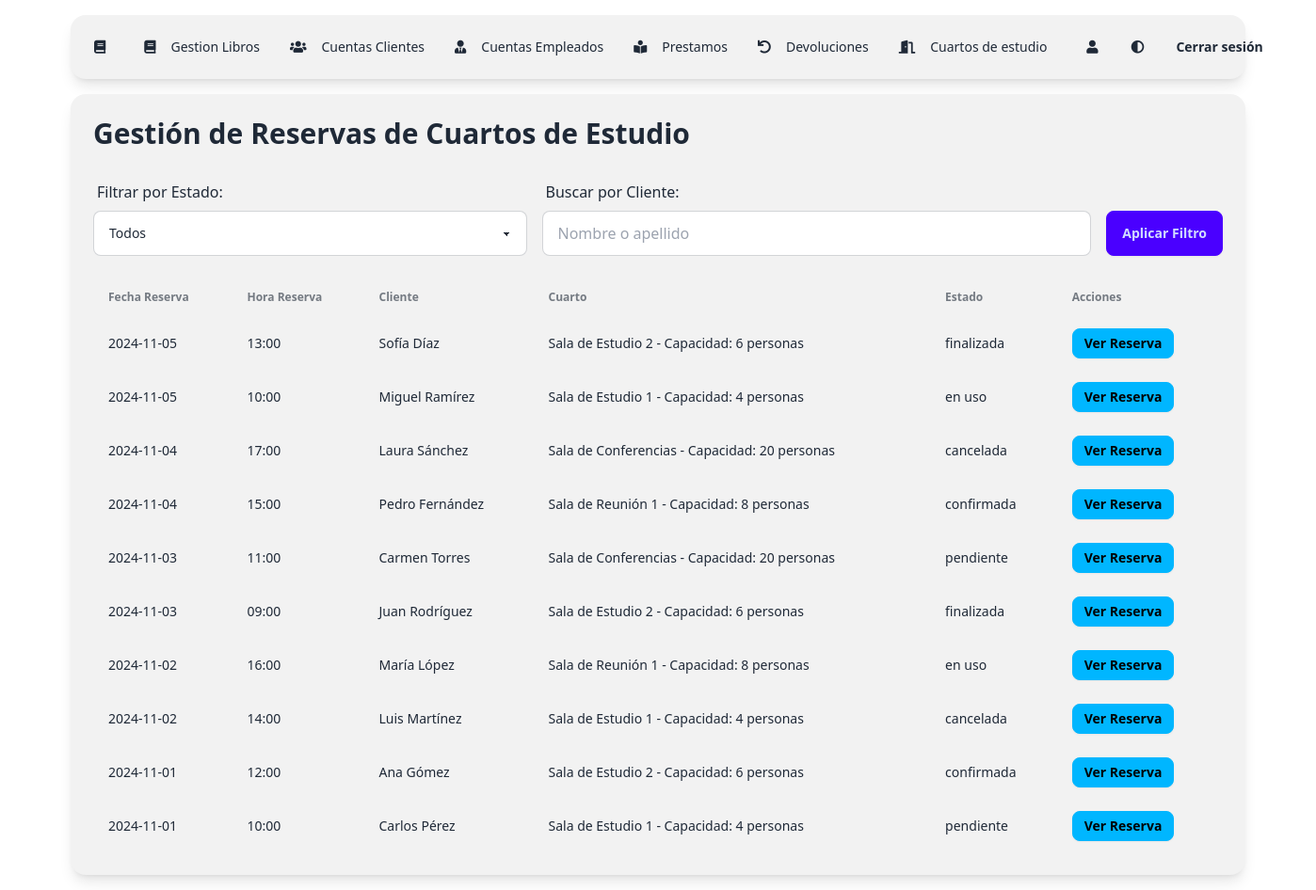
The page /app/views/viewsEmpleado/gestionCuartosEstudio.php (signed in) on the database its author committed.
### tables this page shows
CREATE TABLE reservaCuarto (
    codreservaCuarto INT AUTO_INCREMENT PRIMARY KEY,
    fechaReserva VARCHAR(45),
    horaReserva VARCHAR(45),
    cuartoEstudio_codCuartoEstudio INT,
    USUARIOS_codUsuarios INT,
    FOREIGN KEY (cuartoEstudio_codCuartoEstudio) REFERENCES cuartoEstudio (codCuartoEstudio),
    FOREIGN KEY (USUARIOS_codUsuarios) REFERENCES CLIENTES (codUsuarios)
);

CREATE TABLE CLIENTES (
    codUsuarios INT AUTO_INCREMENT PRIMARY KEY,
    nombre VARCHAR(45),
    apellido VARCHAR(45),
    ci VARCHAR(45),
    direccion VARCHAR(45),
    telefono VARCHAR(45),
    correo VARCHAR(45),
    usuario VARCHAR(45),
    password VARCHAR(45),
    rol VARCHAR(45)
);

CREATE TABLE cuartoEstudio (
    codCuartoEstudio INT AUTO_INCREMENT PRIMARY KEY,
    nombreCuarto VARCHAR(45)
);

### app/views/viewsEmpleado/gestionCuartosEstudio.php (the view, shortened to what this page needs)
<?php
include '../../config/conexion.php';
$busquedaCliente = isset($_GET['cliente']) ? $_GET['cliente'] : '';
$sql = "SELECT
            R.codreservaCuarto,
            R.fechaReserva,
            R.horaReserva,
            C.nombre AS nombreCliente,
            C.apellido AS apellidoCliente,
            Q.nombreCuarto,
            R.estado
        FROM
            reservaCuarto R
        JOIN
            CLIENTES C ON R.USUARIOS_codUsuarios = C.codUsuarios
        JOIN
            cuartoEstudio Q ON R.cuartoEstudio_codCuartoEstudio = Q.codCuartoEstudio
        WHERE 1=1";
$sql .= " ORDER BY R.fechaReserva DESC, R.horaReserva DESC";
$stmt = $conexion->prepare($sql);
$stmt->execute();
$result = $stmt->get_result();
?>
<!DOCTYPE html>
<html lang="es">
<head>
    <link href="https://cdn.jsdelivr.net/npm/daisyui@4.12.10/dist/full.min.css" rel="stylesheet" type="text/css"/>
</head>
<body>
<div class="min-h-screen bg-base-100 text-base-content">
    <div class="container mx-auto p-4">
        <?php include "../viewsEmpleado/menuEmpleado.php"; ?>
        <div class="bg-base-200 p-6 rounded-box shadow-lg">
            <h1 class="text-3xl font-bold mb-6">Gestión de Reservas de Cuartos de Estudio</h1>
            <form method="get" action="<?php echo htmlspecialchars($_SERVER["PHP_SELF"]); ?>" class="flex flex-col gap-4 sm:flex-row mb-6">
                <div class="form-control flex-grow">
                    <label for="estado" class="label">Filtrar por Estado:</label>
                    <select name="estado" id="estado" class="select select-bordered w-full">
                        <option value="">Todos</option>
                    </select>
                </div>
                <div class="form-control flex-grow">
                    <label for="cliente" class="label">Buscar por Cliente:</label>
                    <input type="text" name="cliente" id="cliente" class="input input-bordered w-full" placeholder="Nombre o apellido" value="<?php echo htmlspecialchars($busquedaCliente); ?>">
                </div>
                <div class="flex items-end">
                    <button type="submit" class="btn btn-primary w-full sm:w-auto">Aplicar Filtro</button>
                </div>
            </form>
            <div class="overflow-x-auto">
                <table class="table w-full">
                    <thead>
                        <tr>
                            <th>Fecha Reserva</th>
                            <th>Hora Reserva</th>
                            <th>Cliente</th>
                            <th>Cuarto</th>
                            <th>Estado</th>
                            <th>Acciones</th>
                        </tr>
                    </thead>
                    <tbody>
                        <?php
                        if ($result->num_rows > 0) {
                            while ($row = $result->fetch_assoc()) {
                                echo "<tr>
                                        <td>" . htmlspecialchars($row["fechaReserva"]) . "</td>
                                        <td>" . htmlspecialchars($row["horaReserva"]) . "</td>
                                        <td>" . htmlspecialchars($row["nombreCliente"]) . " " . htmlspecialchars($row["apellidoCliente"]) . "</td>
                                        <td>" . htmlspecialchars($row["nombreCuarto"]) . "</td>
                                        <td>" . htmlspecialchars($row["estado"]) . "</td>
                                        <td>
                                            <a href='../../controllers/gestionReservas/verReserva.php?id=" . urlencode($row["codreservaCuarto"]) . "' class='btn btn-info btn-sm'>Ver Reserva</a>
                                        </td>
                                      </tr>";
                            }
                        } else {
                            echo "<tr><td colspan='6' class='text-center'>No hay reservas registradas.</td></tr>";
                        }
                        ?>
                    </tbody>
                </table>
            </div>
        </div>
    </div>
</div>
<script src="https://cdn.tailwindcss.com"></script>
</body>
</html>

### rows shown on the page
reservacuarto: fechaReserva "2024-11-05", horaReserva "13:00", USUARIOS_codUsuarios.nombre "Sofía", USUARIOS_codUsuarios.apellido "Díaz", cuartoEstudio_codCuartoEstudio.nombreCuarto "Sala de Estudio 2 - Capacidad: 6 personas", estado "finalizada"
reservacuarto: fechaReserva "2024-11-05", horaReserva "10:00", USUARIOS_codUsuarios.nombre "Miguel", USUARIOS_codUsuarios.apellido "Ramírez", cuartoEstudio_codCuartoEstudio.nombreCuarto "Sala de Estudio 1 - Capacidad: 4 personas", estado "en uso"
reservacuarto: fechaReserva "2024-11-04", horaReserva "17:00", USUARIOS_codUsuarios.nombre "Laura", USUARIOS_codUsuarios.apellido "Sánchez", cuartoEstudio_codCuartoEstudio.nombreCuarto "Sala de Conferencias - Capacidad: 20 personas", estado "cancelada"
reservacuarto: fechaReserva "2024-11-04", horaReserva "15:00", USUARIOS_codUsuarios.nombre "Pedro", USUARIOS_codUsuarios.apellido "Fernández", cuartoEstudio_codCuartoEstudio.nombreCuarto "Sala de Reunión 1 - Capacidad: 8 personas", estado "confirmada"
reservacuarto: fechaReserva "2024-11-03", horaReserva "11:00", USUARIOS_codUsuarios.nombre "Carmen", USUARIOS_codUsuarios.apellido "Torres", cuartoEstudio_codCuartoEstudio.nombreCuarto "Sala de Conferencias - Capacidad: 20 personas", estado "pendiente"
reservacuarto: fechaReserva "2024-11-03", horaReserva "09:00", USUARIOS_codUsuarios.nombre "Juan", USUARIOS_codUsuarios.apellido "Rodríguez", cuartoEstudio_codCuartoEstudio.nombreCuarto "Sala de Estudio 2 - Capacidad: 6 personas", estado "finalizada"
reservacuarto: fechaReserva "2024-11-02", horaReserva "16:00", USUARIOS_codUsuarios.nombre "María", USUARIOS_codUsuarios.apellido "López", cuartoEstudio_codCuartoEstudio.nombreCuarto "Sala de Reunión 1 - Capacidad: 8 personas", estado "en uso"
reservacuarto: fechaReserva "2024-11-02", horaReserva "14:00", USUARIOS_codUsuarios.nombre "Luis", USUARIOS_codUsuarios.apellido "Martínez", cuartoEstudio_codCuartoEstudio.nombreCuarto "Sala de Estudio 1 - Capacidad: 4 personas", estado "cancelada"
reservacuarto: fechaReserva "2024-11-01", horaReserva "12:00", USUARIOS_codUsuarios.nombre "Ana", USUARIOS_codUsuarios.apellido "Gómez", cuartoEstudio_codCuartoEstudio.nombreCuarto "Sala de Estudio 2 - Capacidad: 6 personas", estado "confirmada"
reservacuarto: fechaReserva "2024-11-01", horaReserva "10:00", USUARIOS_codUsuarios.nombre "Carlos", USUARIOS_codUsuarios.apellido "Pérez", cuartoEstudio_codCuartoEstudio.nombreCuarto "Sala de Estudio 1 - Capacidad: 4 personas", estado "pendiente"
